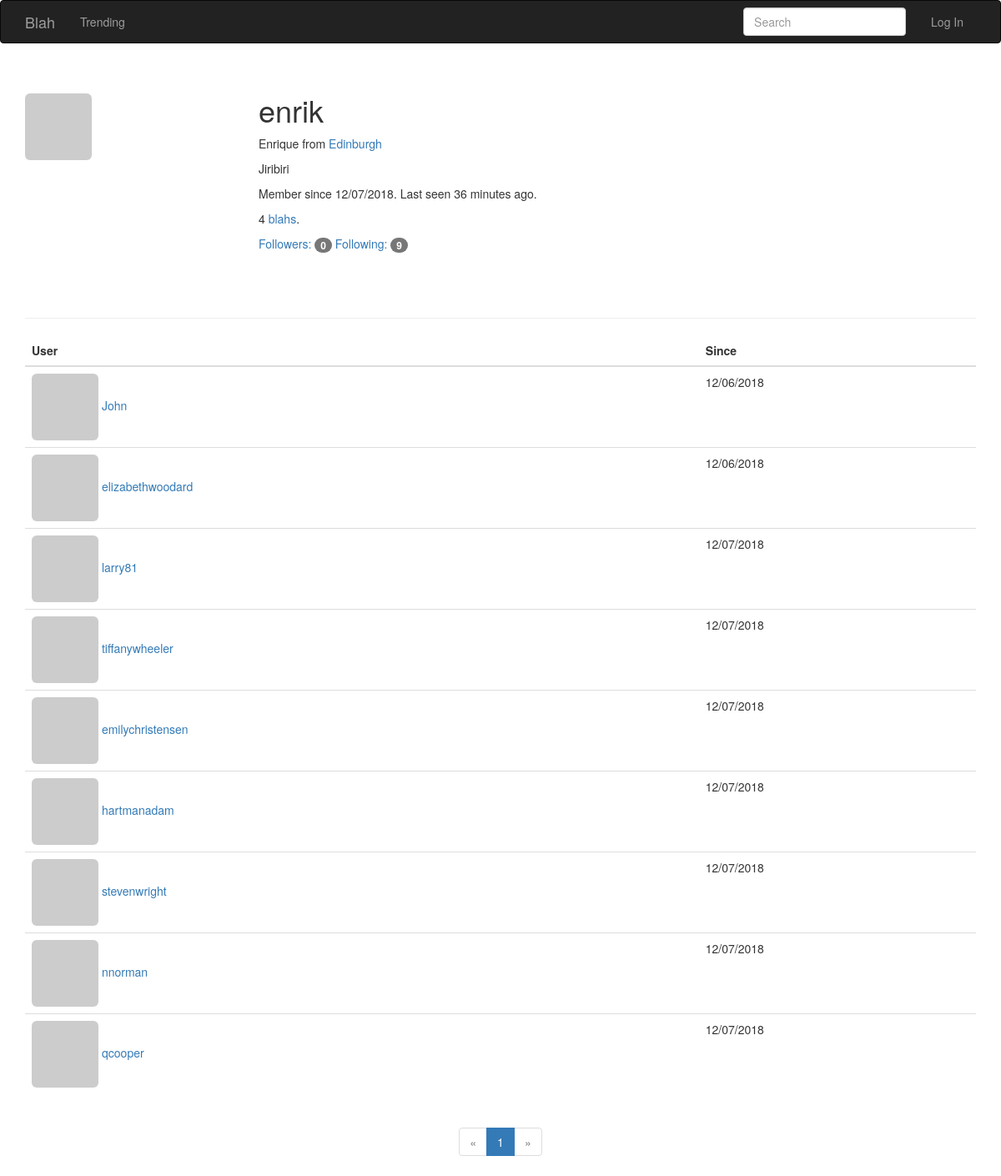
Screenshot of /followed-by/enrik with the database file from the repository.
### app/models.py (models this page shows, shortened)
class User(UserMixin, db.Model):
    __tablename__ = 'users'
    id = db.Column(db.Integer, primary_key=True)
    email = db.Column(db.String(64), unique=True, index=True)
    username = db.Column(db.String(64), unique=True, index=True)
    role_id = db.Column(db.Integer, db.ForeignKey('roles.id'))
    password_hash = db.Column(db.String(128))
    confirmed = db.Column(db.Boolean, default=False)
    name = db.Column(db.String(64))
    location = db.Column(db.String(64))
    about_me = db.Column(db.Text())
    member_since = db.Column(db.DateTime(), default=datetime.utcnow)
    last_seen = db.Column(db.DateTime(), default=datetime.utcnow)
    avatar_hash = db.Column(db.String(32))
    posts = db.relationship('Post', backref='author', lazy='dynamic')
    followed = db.relationship('Follow',
                               foreign_keys=[Follow.follower_id],
                               backref=db.backref('follower', lazy='joined'),
                               lazy='dynamic',
                               cascade='all, delete-orphan')
    followers = db.relationship('Follow',
                                foreign_keys=[Follow.followed_id],
                                backref=db.backref('followed', lazy='joined'),
                                lazy='dynamic',
                                cascade='all, delete-orphan')
    @property
    def password(self):
        raise AttributeError('Password is not a readable attribute')
    def gravatar(self, size=100, default='identicon', rating='g'):
        if request.is_secure:
            url = 'https://secure.gravatar.com/avatar'
        else:
            url = 'https://www.gravatar.com/avatar'
        hash = hashlib.md5(self.email.lower().encode('utf-8')).hexdigest()
        return '{url}/{hash}?s={size}&d={default}&r={rating}'.format(
            url=url, hash=hash, size=size, default=default, rating=rating)

class Follow(db.Model):
    __tablename__ = 'follows'
    follower_id = db.Column(db.Integer, db.ForeignKey('users.id'),
                            primary_key=True)
    followed_id = db.Column(db.Integer, db.ForeignKey('users.id'),
                            primary_key=True)
    timestamp = db.Column(db.DateTime, default=datetime.utcnow)

### app/main/views.py (the view)
@main.route('/followed-by/<username>')
def followed_by(username):
    user = User.query.filter_by(username=username).first()
    if user is None:
        flash('Invalid user.')
        return redirect(url_for('.index'))
    page = request.args.get('page', 1, type=int)
    pagination = user.followed.paginate(
        page, per_page=current_app.config['FOLLOWERS_PER_PAGE'],
        error_out=False)
    follows = [{'user': item.followed, 'timestamp': item.timestamp}
               for item in pagination.items]
    return render_template('followers.html', user=user, title="Followed by",
                           endpoint='.followed_by', pagination=pagination,
                           follows=follows)

### app/main/forms.py
class SearchForm(FlaskForm):
    q = StringField(_l('Search'), validators=[DataRequired()])
    def __init__(self, *args, **kwargs):
        if 'formdata' not in kwargs:
            kwargs['formdata'] = request.args
        if 'csrf_enabled' not in kwargs:
            kwargs['csrf_enabled'] = False
        super(SearchForm, self).__init__(*args, **kwargs)

### app/auth/views.py (called while the page is built)
@auth.before_app_request
def before_request():
    if current_user.is_authenticated:
        current_user.ping()
        if not current_user.confirmed \
                and request.endpoint \
                and request.blueprint != 'auth' \
                and request.endpoint != 'static':
            return redirect(url_for('auth.unconfirmed'))

### app/main/__init__.py (called while the page is built)
@main.app_context_processor
def inject_permissions():
    return dict(Permission=Permission)

### app/main/views.py (called while the page is built)
@main.before_app_request
def before_request():
    current_user.last_seen = datetime.utcnow()
    db.session.commit()
    g.search_form = SearchForm()
    g.locale = str(get_locale())

### app/models.py (called while the page is built)
    @classmethod
    def before_commit(cls, session):
        session._changes = {
            'add': list(session.new),
            'update': list(session.dirty),
            'delete': list(session.deleted)
        }

    @classmethod
    def after_commit(cls, session):
        for obj in session._changes['add']:
            if isinstance(obj, SearchableMixin):
                add_to_index(obj.__tablename__, obj)
        for obj in session._changes['update']:
            if isinstance(obj, SearchableMixin):
                add_to_index(obj.__tablename__, obj)
        for obj in session._changes['delete']:
            if isinstance(obj, SearchableMixin):
                remove_from_index(obj.__tablename__, obj)
        session._changes = None

    def can(self, permissions):
        return False

    def is_administrator(self):
        return False

### app/templates/followers.html (shortened to what this page needs)
{% extends "base.html" %}
{% import "bootstrap/wtf.html" as wtf %}
{% import "macros.html" as macros %}
{% block page_content %}
<div class="page-header">
  <img class="img-rounded profile-thumbnail" src="{{ user.gravatar(size=256) }}">
  <div class="profile-header">
    <h1>{{ user.username }}</h1>
    {% if user.name or user.location %}
    <p>
        {% if user.name %}{{ user.name }}{% endif %}
        {% if user.location %}
            from <a href="http://maps.google.com/?q={{ user.location }}">
              {{ user.location }}
            </a>
        {% endif %}
    </p>
    {% endif %}
    {% if user.about_me %}<p>{{ user.about_me }}</p>{% endif %}
    <p>Member since {{ moment(user.member_since).format('L') }}. Last seen {{ moment(user.last_seen).fromNow() }}.</p>
    <p>{{ user.posts.count() }} <a href="{{ url_for('.user', username=user.username) }}">blahs</a>.</p>
    <p>
        <a href="{{ url_for('.followers', username=user.username) }}">Followers: <span class="badge">{{ user.followers.count() - 1}}</span></a>
        <a href="{{ url_for('.followed_by', username=user.username) }}">Following: <span class="badge">{{ user.followed.count() - 1}}</span></a>
    </p>
  </div>
</div>
<table class="table table-hover followers">
    <thead><tr><th>User</th><th>Since</th></tr></thead>
    {% for follow in follows %}
    {% if follow.user != user %}
    <tr>
        <td>
            <a href="{{ url_for('.user', username = follow.user.username) }}">
                <img class="img-rounded" src="{{ follow.user.gravatar(size=32) }}">
                {{ follow.user.username }}
            </a>
        </td>
        <td>{{ moment(follow.timestamp).format('L') }}</td>
    </tr>
    {% endif %}
    {% endfor %}
</table>
<div class="text-center">
    {{ macros.pagination_widget(pagination, endpoint, username = user.username) }}
</div>
{% endblock %}

### app/static/styles.css (style rules this page uses)
.profile-thumbnail { position: absolute; }
.profile-header { min-height: 260px; margin-left: 280px; }

### rows the page displays
User: username "enrik", name "Enrique", location "Edinburgh", about_me "Jiribiri", member_since "12/07/2018", last_seen "36 minutes ago"
User: user.username "John"
Follow: timestamp "12/06/2018"
User: user.username "elizabethwoodard"
Follow: timestamp "12/06/2018"
User: user.username "larry81"
Follow: timestamp "12/07/2018"
User: user.username "tiffanywheeler"
Follow: timestamp "12/07/2018"
User: user.username "emilychristensen"
Follow: timestamp "12/07/2018"
User: user.username "hartmanadam"
Follow: timestamp "12/07/2018"
User: user.username "stevenwright"
Follow: timestamp "12/07/2018"
User: user.username "nnorman"
Follow: timestamp "12/07/2018"
User: user.username "qcooper"
Follow: timestamp "12/07/2018"

### other values shown
{{ user.posts.count() }} "4"
{{ user.followers.count() - 1 }} "0"
{{ user.followed.count() - 1 }} "9"
{{ p }} "1"
